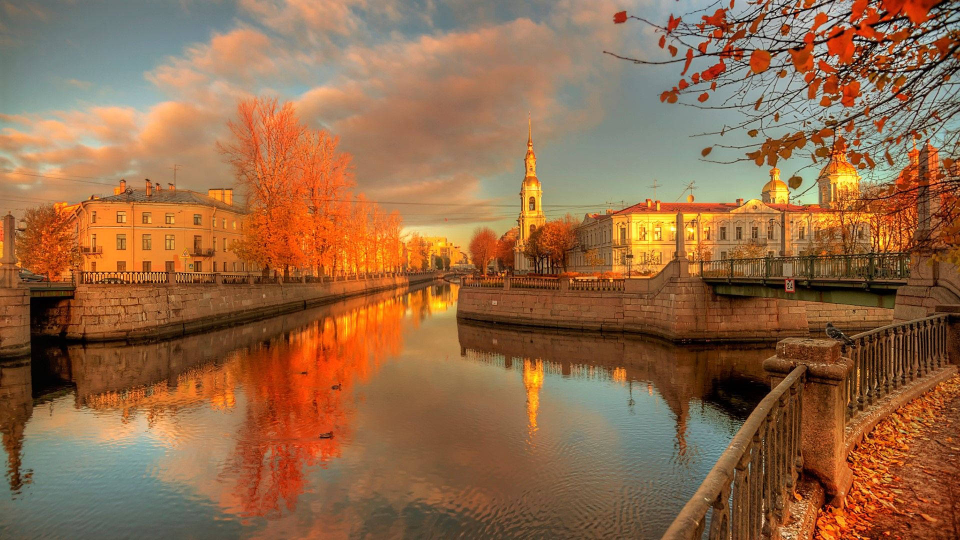
#> input picture petersburg.jpg, 1920 x 1080 px, found by its file name (shown at 1/2 size)
$ python to_compare.py
#> lines starting #> are read from the running program, lines starting #| are printed output that depends on the picture; after the words box and inside, x2 and y2 are one past the last pixel; in counts of white or black regions, pixels touching at a corner belong together
import cv2
import numpy as np
image = cv2.imread('petersburg.jpg', 0)
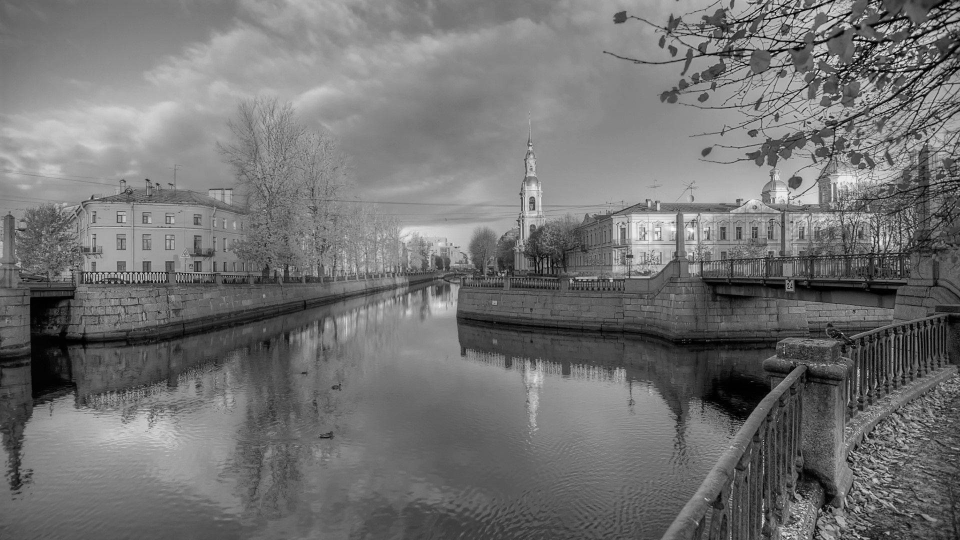
#> image: shape (1080, 1920) (shown at 1/2 size); min 0, max 255, mean 114.3
image=cv2.resize(image,(150,150))
#> image: shape (150, 150)
img_for_skel = image.copy()

# Closing
kernel = np.ones((5, 5), np.uint8)
closing = cv2.morphologyEx(image, cv2.MORPH_CLOSE, kernel)

# Dilation
dilation = cv2.dilate(image, kernel, iterations=1)
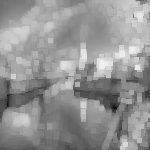
#> dilation: shape (150, 150); min 7, max 240, mean 147.4

# Erosion
erosion = cv2.erode(image, kernel, iterations=1)
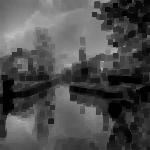
#> erosion: shape (150, 150); min 0, max 189, mean 78

# Opening
opening = cv2.morphologyEx(image, cv2.MORPH_OPEN, kernel)

# Skeletonization
img = img_for_skel.copy()
skeleton = np.zeros(img.shape, np.uint8)
kernel = cv2.getStructuringElement(cv2.MORPH_CROSS, (3, 3))

while True:
    opening = cv2.morphologyEx(img, cv2.MORPH_OPEN, kernel)
    temp = cv2.subtract(img, opening)
    skeleton = cv2.bitwise_or(skeleton, temp)
    img = cv2.erode(img, kernel)

    if cv2.countNonZero(img) == 0:
        break
#> this loop made 139 passes
#> pass 1, `img = cv2.erode(img, kernel)`:
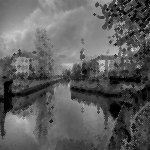
#> img: shape (150, 150); min 0, max 224, mean 95.1
#> after the loop: img: shape (150, 150); every value is 0
#> after the loop:
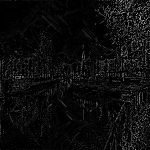
#> skeleton: shape (150, 150); min 0, max 178, mean 12.6

# Thining
ret,binary_img = cv2.threshold(image, 0, 255, cv2.THRESH_BINARY + cv2.THRESH_OTSU)
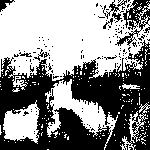
#> binary_img: shape (150, 150); 55.4% white; 138 black regions (130 under 20 px), largest, box (x1, y1, x2, y2) and area: (0, 40, 150, 150) 8752, (115, 0, 150, 46) 561, (103, 0, 127, 23) 147
#> ret = 110
thinning_result = cv2.ximgproc.thinning(binary_img, thinningType=cv2.ximgproc.THINNING_ZHANGSUEN)
#> thinning_result: shape (150, 150); 17.4% white in thin lines or dots

# Top-hat Transform
tophat = cv2.morphologyEx(image, cv2.MORPH_TOPHAT, kernel)


collage = cv2.hconcat([image,binary_img,dilation,erosion,opening,skeleton,thinning_result,tophat])
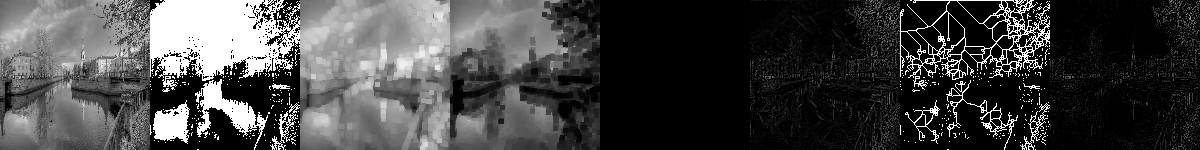
#> collage: shape (150, 1200); min 0, max 255, mean 68.2
cv2.imshow("Original image--> Binary--> Dilation--> Erosion--> Opening--> Skeleton--> Thining--> Top-Hat",collage)
cv2.waitKey(0)
cv2.destroyAllWindows()
